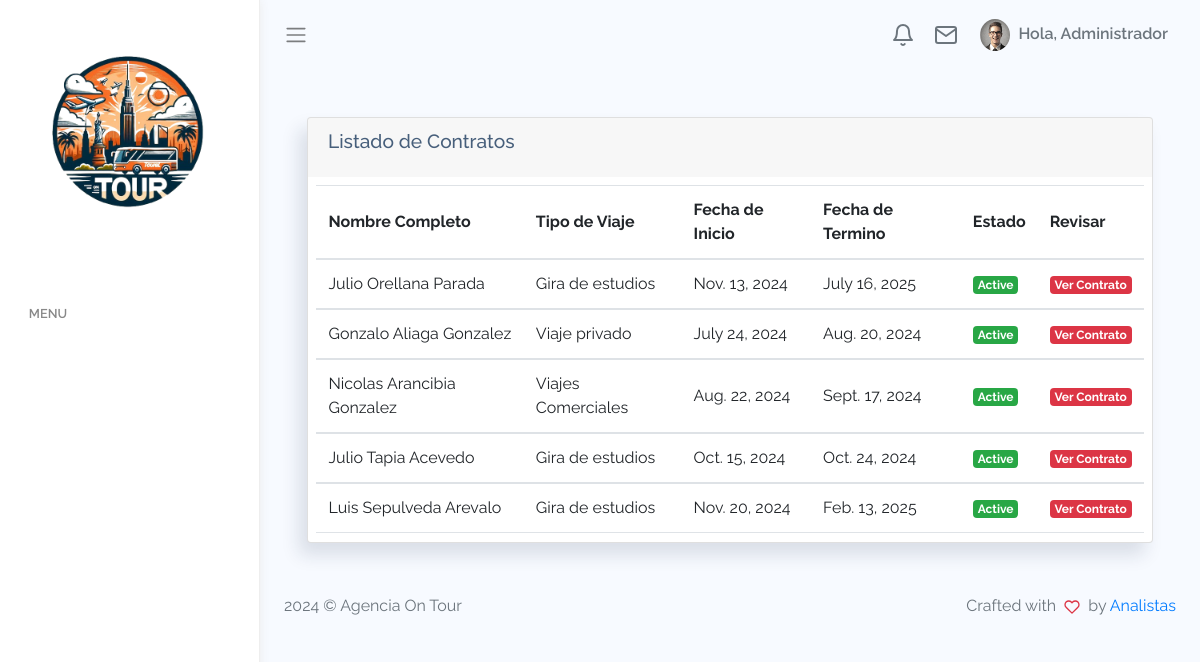
Screenshot of /listar/ (signed in) with the database file from the repository.
### core/models.py (models this page shows, shortened)
class Contrato(models.Model):
    nombre = models.CharField(max_length=50)
    appaterno = models.CharField(max_length=150)
    apmaterno = models.CharField(max_length=150)
    rut = models.CharField(max_length=20)
    ciudad = models.CharField(max_length=150)
    pais = models.CharField(max_length=150)
    direccion = models.CharField(max_length=250)
    fecha_inicio = models.DateField()
    fecha_termino = models.DateField()
    tipo_viaje = models.ForeignKey(Tipo_Viaje, on_delete=models.CASCADE)
    monto_total = models.IntegerField(default=0)
    cantidad_alumnos = models.IntegerField(default=20)

class Tipo_Viaje(models.Model):
    nombre_viaje = models.CharField(max_length=100)
    def __str__(self):
        return self.nombre_viaje

### core/views.py (the view)
# urls.py: path("listar/", listarContrato, name="listar"),
def listarContrato(request):
    contratos = Contrato.objects.all()
    aux = {'contratos': contratos}
    return render(request, 'core/listar-contrato.html', aux)

### core/templates/core/listar-contrato.html (shortened to what this page needs)
{% extends 'core/base.html' %}
{% load static %}
{% block contenido %}
{% load crispy_forms_tags %}
<div class="card" style="margin-left: 5%; margin-right: 5%; margin-top: 5%;">
    <div class="card-header d-flex justify-content-between align-items-center">
        <h4 class="card-title">Listado de Contratos</h4>
    </div>
    <div class="card-body pb-0" style="padding: 1%; margin-bottom: 1%;">
        <div class="table-responsive">
            <table class='table mb-0' id="table1">
                <thead>
                    <tr>
                        <th>Nombre Completo</th>
                        <th>Tipo de Viaje</th>
                        <th>Fecha de Inicio</th>
                        <th>Fecha de Termino</th>
                        <th>Estado</th>
                        <th>Revisar</th>
                    </tr>
                </thead>
                {% for x in contratos %}
                <tbody>
                    <tr>
                        <td>{{ x.nombre }} {{ x.appaterno }} {{ x.apmaterno }}</td>
                        <td>{{ x.tipo_viaje }}</td>
                        <td>{{ x.fecha_inicio }}</td>
                        <td>{{ x.fecha_termino }}</td>
                        <td>
                            <span class="badge bg-success">Active</span>
                        </td>
                        <td>
                            <a href="{% url 'ver-contrato' x.id %}"><span class="badge bg-danger">Ver Contrato</span></a>
                        </td>
                    </tr>
                </tbody>
                {% endfor %}
            </table>
        </div>
    </div>
</div>
{% endblock %}

### core/templates/core/base.html (shortened to what this page needs)
<!DOCTYPE html>
<html lang="en">
{% load static %}
<head>
    <link rel="stylesheet" href="{% static 'assets/css/bootstrap.css' %}">
    <link rel="stylesheet" href="{% static 'assets/vendors/chartjs/Chart.min.css' %}">
    <link rel="stylesheet" href="https://stackpath.bootstrapcdn.com/bootstrap/4.3.1/css/bootstrap.min.css">
    <link rel="stylesheet"
        href="https://cdnjs.cloudflare.com/ajax/libs/bootstrap-datepicker/1.9.0/css/bootstrap-datepicker.min.css">
    <link rel="stylesheet" href="https://cdn.jsdelivr.net/npm/sweetalert2@10.10.1/dist/sweetalert2.min.css">
    <link rel="stylesheet" href="{% static 'assets/vendors/perfect-scrollbar/perfect-scrollbar.css' %}">
    <link rel="stylesheet" href="{% static 'assets/css/app.css' %}">
</head>
<body>
    <div id="app">
        <div id="sidebar" class='active'>
            <div class="sidebar-wrapper active">
                <div class="sidebar-header">
                    <img src="{% static 'assets/images/logo_on_tour.png' %}" style="width: 200px; height: 200px;"
                        srcset="">
                </div>
                <div class="sidebar-menu">
                    <ul class="menu">
                        <li class='sidebar-title'>Menu</li>
                    </ul>
                </div>
            </div>
        </div>
        <div id="main">
            <nav class="navbar navbar-header navbar-expand navbar-light">
                <a class="sidebar-toggler" href="#"><span class="navbar-toggler-icon"></span></a>
                <div class="collapse navbar-collapse" id="navbarSupportedContent">
                    <ul class="navbar-nav d-flex align-items-center navbar-light ml-auto">
                        <li class="dropdown nav-icon">
                            <a href="#" data-toggle="dropdown"
                                class="nav-link  dropdown-toggle nav-link-lg nav-link-user">
                                <div class="d-lg-inline-block">
                                    <i data-feather="bell"></i>
                                </div>
                            </a>
                        </li>
                        <li class="dropdown nav-icon mr-2">
                            <a href="#" data-toggle="dropdown"
                                class="nav-link  dropdown-toggle nav-link-lg nav-link-user">
                                <div class="d-lg-inline-block">
                                    <i data-feather="mail"></i>
                                </div>
                            </a>
                        </li>
                        {% if user.is_authenticated %}
                        <li class="dropdown">
                            <a href="#" data-toggle="dropdown"
                                class="nav-link dropdown-toggle nav-link-lg nav-link-user">
                                <div class="avatar mr-1">
                                    <img src="{% static 'assets/images/avatar/avatar-s-1.png' %}" alt="" srcset="">
                                </div>
                                <div class="d-none d-md-block d-lg-inline-block">Hola, {{ user.first_name }}</div>
                            </a>
                        </li>
                        {% endif %}
                    </ul>
                </div>
            </nav>
            {% block contenido %}
            {% endblock %}
            <footer>
                <div class="footer clearfix mb-0 text-muted">
                    <div class="float-left">
                        <p>2024 &copy; Agencia On Tour</p>
                    </div>
                    <div class="float-right">
                        <p>Crafted with <span class='text-danger'><i data-feather="heart"></i></span> by <a
                                href="http://github.com/Nvbess">Analistas</a></p>
                    </div>
                </div>
            </footer>
        </div>
    </div>
</body>
</html>

### static/assets/css/app.css (style rules this page uses)
* { font-family: "Raleway"; }
#app { position: relative; }
#main { margin-left: 260px; background-color: #F7FAFF; min-height: 100vh; transition: margin-left 0.6s ease-out; }
a { text-decoration: none; outline: 0; }
svg.feather, i { font-size: 14px; height: 1rem; }
footer { padding: 1rem 1.5rem; }
.avatar { display: inline-flex; border-radius: 50%; text-align: center; vertical-align: middle; position: relative; }
.avatar img { width: 32px; height: 32px; border-radius: 50%; }
.dropdown-toggle:after { color: #fff; }
#sidebar.active .sidebar-wrapper { left: 0; }
.sidebar-wrapper { width: 260px; height: 100vh; position: fixed; top: 0; z-index: 10; background-color: #fff; bottom: 0; border-right: 1px solid #eee; box-shadow: 0 0 10px #ececec; left: -260px; transition: left 0.6s ease-out; }
.sidebar-wrapper .sidebar-header { padding: 2rem 2rem 1rem; font-size: 2rem; font-weight: bold; }
.sidebar-wrapper .sidebar-header img { height: 2.5rem; }
.sidebar-wrapper .menu { padding-left: 0; margin-top: 2rem; }
.sidebar-wrapper .menu .sidebar-title { padding: 1.5rem 1.8rem 0.5rem; font-size: 0.8rem; font-weight: 600; color: #888; text-transform: uppercase; }
.card { box-shadow: -8px 12px 18px 0 rgba(25, 42, 70, 0.13); margin-bottom: 2.2rem; }
.card .card-header { border: none; }
.card .card-header h4 { font-size: 1.2rem; }
.card .card-header ~ .card-body { padding-top: 0; }
.card .card-title { font-size: 1.2rem; }
.card .card-body { padding: 1.4rem 1.7rem; }
.navbar { height: 70px; padding: 1.5rem; }
.navbar .nav-link-user img { width: 30px; }
.navbar.navbar-header li { display: flex; align-items: center; }
.navbar.navbar-header li.nav-icon { margin-right: 0.4rem; }
.navbar.navbar-header li.nav-icon .nav-link { display: block; padding: 0.4rem; border-radius: 50%; }
.navbar.navbar-header .dropdown > a { color: #6c757d; font-weight: 600; }
.navbar.navbar-header .dropdown > a svg { height: 24px; width: 24px; }
.navbar.navbar-header .dropdown > a:after { display: none; }
.table td, .dataTable-table td, .table thead th, .dataTable-table thead th { vertical-align: middle; }
.table thead th, .dataTable-table thead th { border-bottom: 2px solid #475F7B; }

### rows the page displays
Contrato: nombre "Julio", appaterno "Orellana", apmaterno "Parada", tipo_viaje "Gira de estudios", fecha_inicio "Nov. 13, 2024", fecha_termino "July 16, 2025"
Contrato: nombre "Gonzalo", appaterno "Aliaga", apmaterno "Gonzalez", tipo_viaje "Viaje privado", fecha_inicio "July 24, 2024", fecha_termino "Aug. 20, 2024"
Contrato: nombre "Nicolas", appaterno "Arancibia", apmaterno "Gonzalez", tipo_viaje "Viajes Comerciales", fecha_inicio "Aug. 22, 2024", fecha_termino "Sept. 17, 2024"
Contrato: nombre "Julio", appaterno "Tapia", apmaterno "Acevedo", tipo_viaje "Gira de estudios", fecha_inicio "Oct. 15, 2024", fecha_termino "Oct. 24, 2024"
Contrato: nombre "Luis", appaterno "Sepulveda", apmaterno "Arevalo", tipo_viaje "Gira de estudios", fecha_inicio "Nov. 20, 2024", fecha_termino "Feb. 13, 2025"

### other values shown
{{ user.first_name }} "Administrador"
